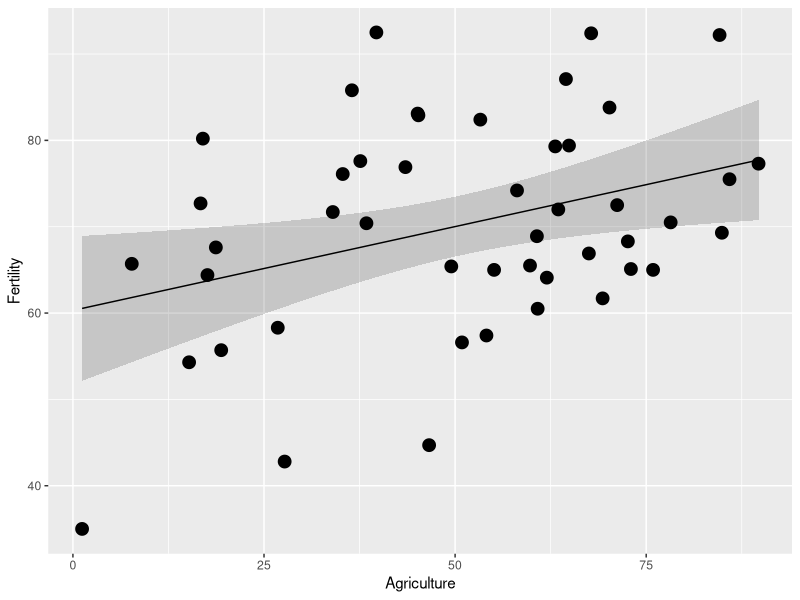
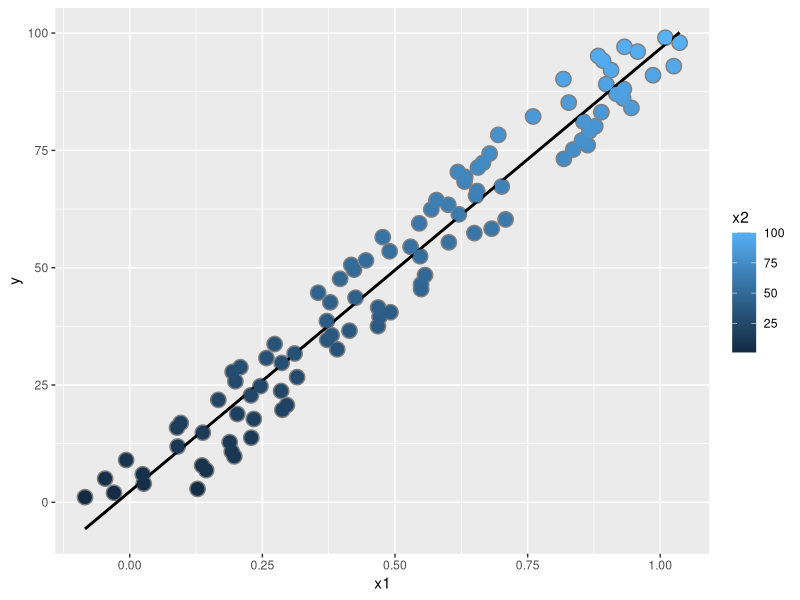
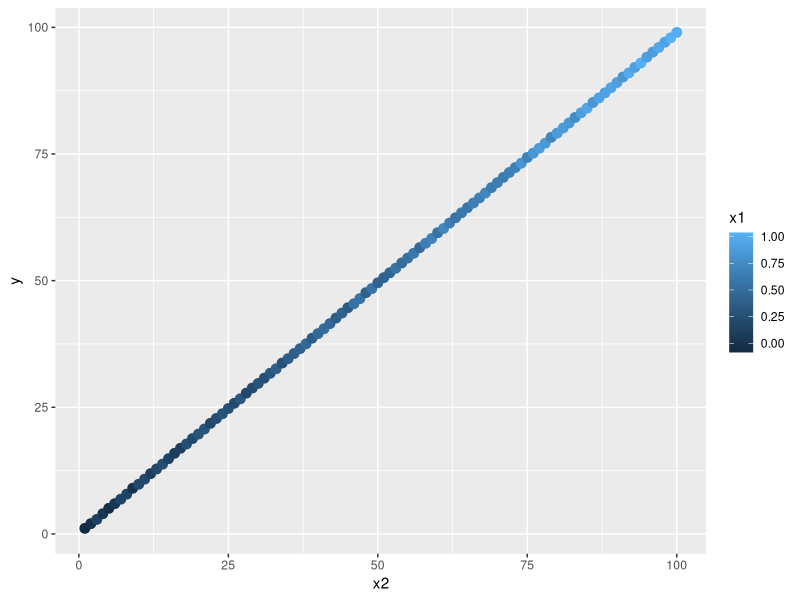
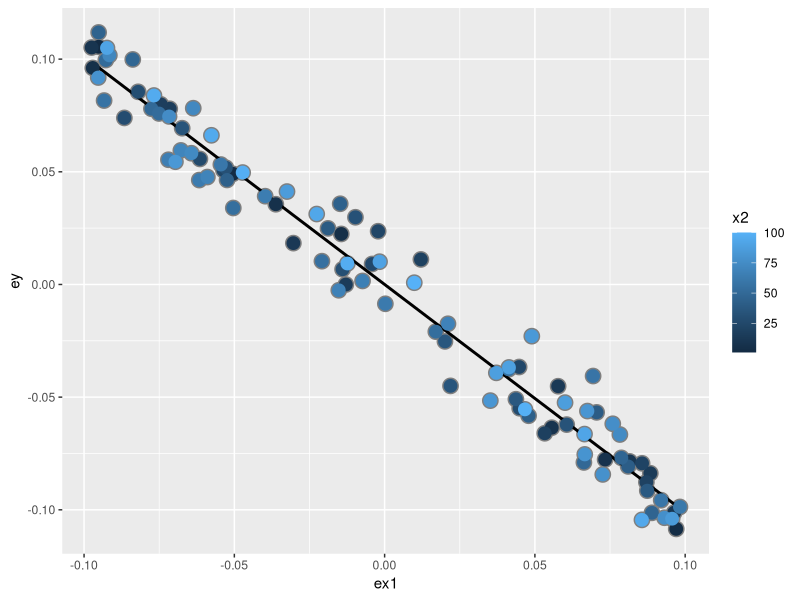
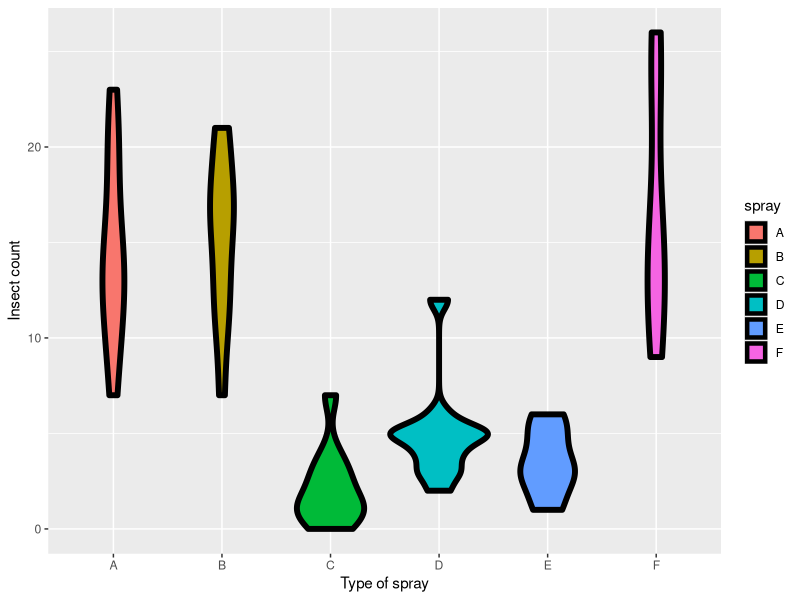
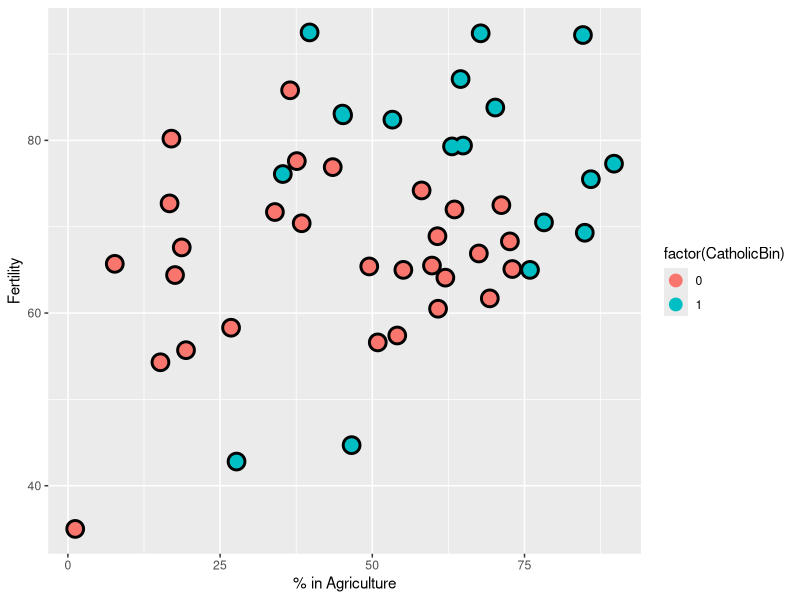
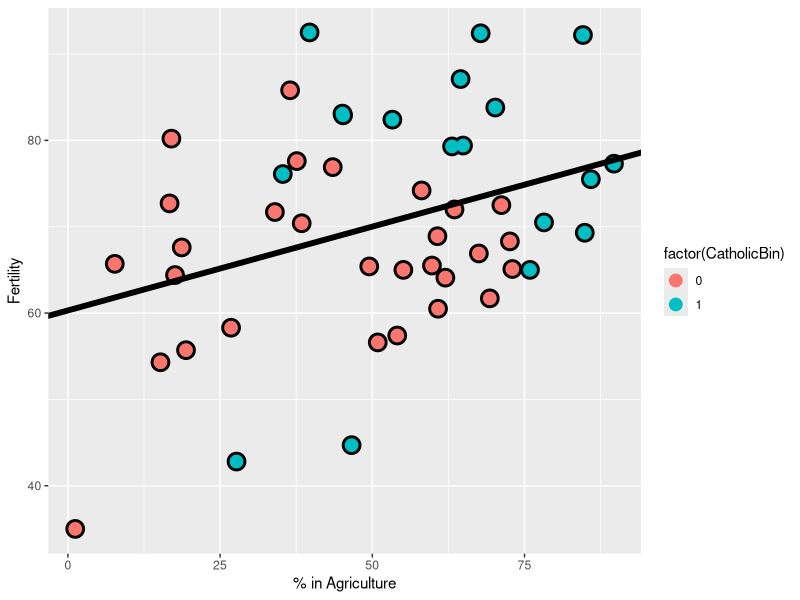
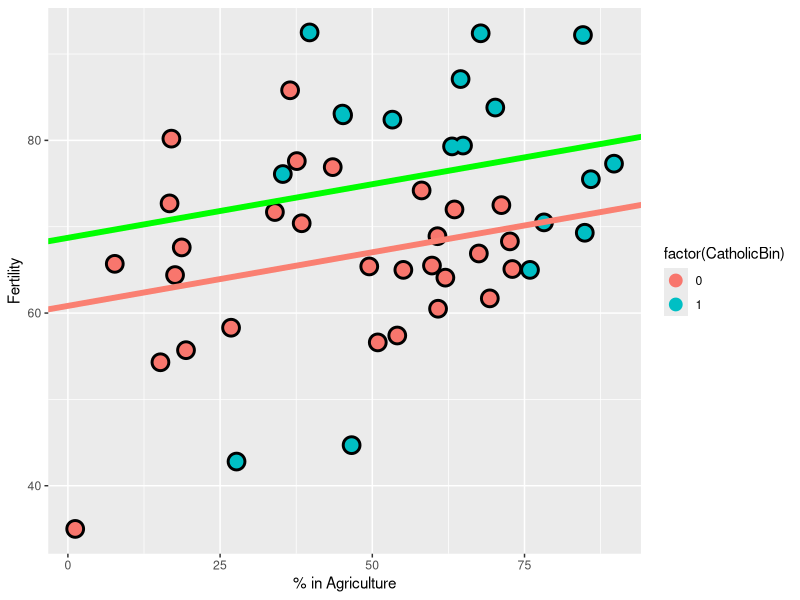

R code for these plots, in order:
## ---- chunk 1
library(knitr)

# make this an external chunk that can be included in any file
options(width = 100)
opts_chunk$set(message = F, error = F, warning = F, comment = NA, fig.align = 'center', dpi = 100, tidy = F, cache.path = '.cache/', fig.path = 'fig/')

options(xtable.type = 'html')
knit_hooks$set(inline = function(x) {
  if(is.numeric(x)) {
    round(x, getOption('digits'))
  } else {
    paste(as.character(x), collapse = ', ')
  }
})
knit_hooks$set(plot = knitr:::hook_plot_html)
runif(1)
## ---- chunk 2
summary(lm(Fertility ~ . , data = swiss))$coefficients
## ---- chunk 3
require(ggplot2)

# Agriculture vs Fertility plot
x <- swiss$Agriculture
y <- swiss$Fertility

fit <- lm(y ~ x)
summary(fit)$coefficients

newx <- data.frame(x = seq(min(x), max(x), length = 100))
p1 <- data.frame(predict(fit, newdata = newx, interval = "confidence"))
p1$x = newx$x
names(p1)[1] <- "y"

g <- ggplot(p1, aes(x,y)) + 
    geom_ribbon(aes(ymin = lwr, ymax = upr), alpha = 0.2) + 
    geom_line() + 
    geom_point(data = data.frame(x=x, y=y), aes(x = x, y = y), size = 4) + 
    xlab("Agriculture") + ylab("Fertility")
g
## ---- chunk 4
n <- 100; x2 <- 1 : n; x1 <- .01 * x2 + runif(n, -.1, .1); y = -x1 + x2 + rnorm(n, sd = .01)
summary(lm(y ~ x1))$coef
summary(lm(y ~ x1 + x2))$coef
## ---- chunk 5
dat = data.frame(y = y, x1 = x1, x2 = x2, ey = resid(lm(y ~ x2)), ex1 = resid(lm(x1 ~ x2)))
library(ggplot2)
g = ggplot(dat, aes(y = y, x = x1, colour = x2))
g = g + geom_point(colour="grey50", size = 5) + geom_smooth(method = lm, se = FALSE, colour = "black") 
g = g + geom_point(size = 4) 
g

# y vs x2
g = ggplot(dat, aes(y = y, x = x2, colour = x1))
g = g + geom_point(colour="grey50", size = 1) + geom_smooth(method = lm, se = FALSE, colour = "black") 
g = g + geom_point(size = 3)
g
## ---- chunk 6
g2 = ggplot(dat, aes(y = ey, x = ex1, colour = x2))  
g2 = g2 + geom_point(colour="grey50", size = 5) + geom_smooth(method = lm, se = FALSE, colour = "black") + geom_point(size = 4) 
g2
## ---- chunk 7
z <- swiss$Agriculture + swiss$Education
lm(Fertility ~ . + z, data = swiss)
## ---- chunk 8
require(datasets); data(InsectSprays); require(stats); require(ggplot2)
g = ggplot(data = InsectSprays, aes(y = count, x = spray, fill  = spray))
g = g + geom_violin(colour = "black", size = 2)
g = g + xlab("Type of spray") + ylab("Insect count")
g
## ---- chunk 9
summary(lm(count ~ spray, data = InsectSprays))$coef
## ---- chunk 10
summary(lm(count ~ 
             I(1 * (spray == 'B')) + I(1 * (spray == 'C')) + 
             I(1 * (spray == 'D')) + I(1 * (spray == 'E')) +
             I(1 * (spray == 'F'))
           , data = InsectSprays))$coef
## ---- chunk 11
summary(lm(count ~ 
   I(1 * (spray == 'B')) + I(1 * (spray == 'C')) +  
   I(1 * (spray == 'D')) + I(1 * (spray == 'E')) +
   I(1 * (spray == 'F')) + I(1 * (spray == 'A')), data = InsectSprays))$coef
## ---- chunk 12
summary(lm(count ~ spray - 1, data = InsectSprays))$coef
library(dplyr)
summarise(group_by(InsectSprays, spray), mn = mean(count))
## ---- chunk 13
spray2 <- relevel(InsectSprays$spray, "C")
summary(lm(count ~ spray2, data = InsectSprays))$coef
## ---- chunk 14
library(datasets); data(swiss)
head(swiss)
## ---- chunk 15
library(dplyr); 
swiss = mutate(swiss, CatholicBin = 1 * (Catholic > 50))
## ---- chunk 16
g = ggplot(swiss, aes(x = Agriculture, y = Fertility, colour = factor(CatholicBin)))
g = g + geom_point(size = 6, colour = "black") + geom_point(size = 4)
g = g + xlab("% in Agriculture") + ylab("Fertility")
g
## ---- chunk 17
summary(lm(Fertility ~ Agriculture, data = swiss))$coef
## ---- chunk 18
fit = lm(Fertility ~ Agriculture, data = swiss)
g1 = g
g1 = g1 + geom_abline(intercept = coef(fit)[1], slope = coef(fit)[2], size = 2)
g1
## ---- chunk 19
summary(lm(Fertility ~ Agriculture + factor(CatholicBin), data = swiss))$coef
## ---- chunk 20
fit = lm(Fertility ~ Agriculture + factor(CatholicBin), data = swiss)
g1 = g
g1 = g1 + geom_abline(intercept = coef(fit)[1], slope = coef(fit)[2], size = 2, colour = "salmon")
g1 = g1 + geom_abline(intercept = coef(fit)[1] + coef(fit)[3], slope = coef(fit)[2], size = 2, colour = "green")
g1
## ---- chunk 21
summary(lm(Fertility ~ Agriculture * factor(CatholicBin), data = swiss))$coef
## ---- chunk 22
fit = lm(Fertility ~ Agriculture * factor(CatholicBin), data = swiss)
g1 = g
g1 = g1 + geom_abline(intercept = coef(fit)[1], slope = coef(fit)[2], size = 2, colour = "salmon")
g1 = g1 + geom_abline(intercept = coef(fit)[1] + coef(fit)[3], 
                          slope = coef(fit)[2] + coef(fit)[4],
                      size = 2, , colour = "green")
g1
## ---- chunk 23
summary(lm(Fertility ~ Agriculture + Agriculture : factor(CatholicBin), data = swiss))$coef
